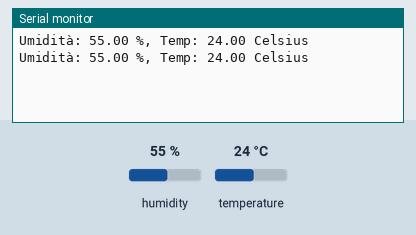
The sketch below on a simulated Arduino Uno, built with avr-gcc and run on an emulated ATmega328P. On the bench: the last lines printed to the serial monitor. Inputs (shaded band) come from the test bench; at power-on: humidity 55 %, temperature 24 °C.

Above: at 4.8 s.
4.9 s: humidity set to 22 %
At 7.3 s:
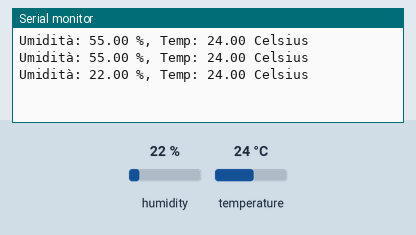
7.9 s: temperature set to 12 °C
At 9.0 s:
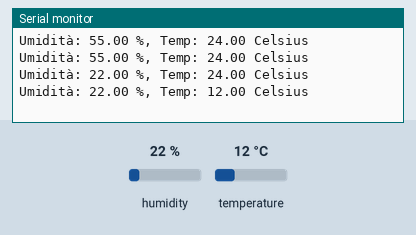
10.9 s: humidity set to 40 %
At 12.6 s:
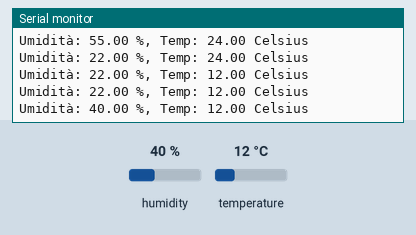
Timing chart, 0 to 14.1 s (numbered marks = the images above; inputs shaded):
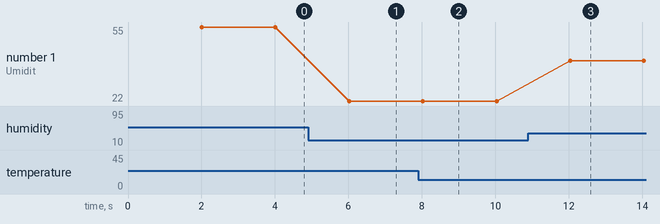

The sketch:

dht22-example.ino
```cpp
#include <DHT.h>
//Costanti
#define DHTPIN 4  //Pin a cui è connesso il sensore
#define DHTTYPE DHT22   //Tipo di sensore che stiamo utilizzando (DHT22)

DHT dht(DHTPIN, DHTTYPE);
//Inizializza oggetto chiamato "dht", parametri: pin a cui è connesso il sensore, tipo di dht 11/22
//Variabili
int chk;
float hum;  //Variabile in cui verrà inserita la % di umidità
float temp; //Variabile in cui verrà inserita la temperatura

void setup() {
  Serial.begin(9600);
  dht.begin();
}

void loop() {
  delay(2000);  //Ritardo di 2 secondi. (E' possibile leggere dal sensore massimo una volta ogni 2 secondi)
  //Leggi i dati e salvali nelle variabili hum e temp
  hum = dht.readHumidity();
  temp= dht.readTemperature();
  //Stampa umidità e temperatura tramite monitor seriale
  Serial.print("Umidità: ");
  Serial.print(hum);
  Serial.print(" %, Temp: ");
  Serial.print(temp);
  Serial.println(" Celsius");
}
```

Measured:
- after the input at 4.9 s, the serial monitor: prints a new line after 1.1 s (image 1)
- after the input at 7.9 s, the serial monitor: prints a new line after 0.12 s (image 2)
- after the input at 10.9 s, the serial monitor: prints a new line after 1.1 s (image 3)
- plotted number 1: 55 → 22 after the input at 4.9 s, 22 → 40 after the input at 10.9 s
